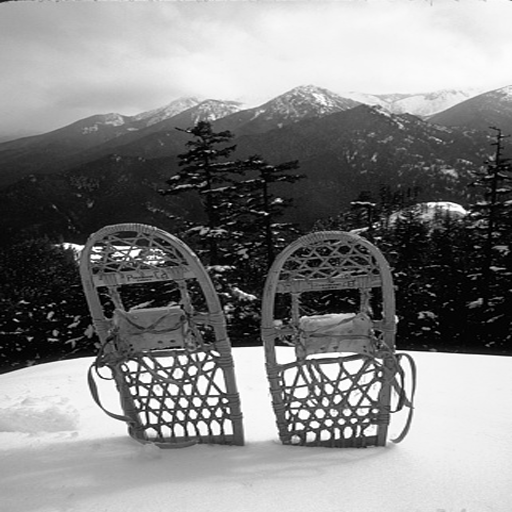
#> input picture images/0000.bmp, 512 x 512 px; its folder holds only this picture in this run
$ python roc_threshold.py
#> lines starting #> are read from the running program, lines starting #| are printed output that depends on the picture
### embedding.py
import numpy as np
import cv2
from scipy.fft import dct, idct  # Import Discrete Cosine Transform and its inverse

# ----------------------------
# Embedding hyperparameters
# ----------------------------
ALPHA = 0.017         # Base modulation strength (this will be scaled adaptively per coefficient)
MARK_SIZE = 1024       # Number of DCT coefficients to modify (length of the watermark)
SEED = 123             # Fixed seed for reproducibility (ensures we select the same coordinates every time)
MID_LO, MID_HI = 1, 100  # Candidate band: all (u,v) coordinates where 1 <= u+v <= 100 are candidates
REDUNDANCY_FACTOR = 2  # >1 spreads each bit to neighbor coefficients for extra robustness

def _load_watermark(input2, mark_size=MARK_SIZE):
    """
    Load the watermark as a binary vector of length 'mark_size'.
    - Accepts a .npy file path or any array-like object (e.g., list, np.array).
    - Tiles or truncates the input to ensure the output is exactly 'mark_size'.
    """
    # Load the raw watermark data
    if isinstance(input2, str):
        W = np.load(input2)  # Load from .npy file if input is a path
    else:
        W = np.array(input2) # Otherwise, convert the input (e.g., a list) to an array

    # Ensure the watermark is a 1D binary vector {0, 1}
    W = (W.flatten() % 2).astype(np.uint8)

    # Adjust the vector length to match MARK_SIZE
    if W.size < mark_size:
        # If too short, tile the vector to fill the required length
        W = np.tile(W, int(np.ceil(mark_size / W.size)))[:mark_size]
    else:
        # If too long, truncate it
        W = W[:mark_size]
    return W

# Orthonormal separable 2D-DCT/IDCT
def _2d_dct(x):
    """Computes the 2D Discrete Cosine Transform (orthonormal version)."""
    return dct(dct(x, axis=0, norm='ortho'), axis=1, norm='ortho')

def _2d_idct(X):
    """Computes the 2D Inverse Discrete Cosine Transform (orthonormal version)."""
    return idct(idct(X, axis=1, norm='ortho'), axis=0, norm='ortho')

# [8 lines left out: function _midband_coords, not called in this run]

def _fixed_coords(h, w, k, seed=SEED, lo=MID_LO, hi=MID_HI):
    """
    Deterministically select 'k' coordinates with a frequency-aware sampling:
    - 35% from low (u+v ≤ 15)
    - 55% from mid (15 < u+v ≤ 50)
    - 10% from high (50 < u+v ≤ 100)
    - If not enough coords are available, top up from the global midband [lo, hi].
    The fixed RNG seed ensures reproducibility across runs.
    """
    # Use a local, seeded Random Number Generator for deterministic results
    rng_local = np.random.default_rng(seed)

    # Define the coordinate pools for each specific frequency band
    low_coords  = [(u, v) for u in range(h) for v in range(w) if 1 <= (u + v) <= 15]
    mid_coords  = [(u, v) for u in range(h) for v in range(w) if 15 < (u + v) <= 50]
    high_coords = [(u, v) for u in range(h) for v in range(w) if 50 < (u + v) <= 100]

    # Calculate the *target* number of samples from each band, capped by availability
    low_count  = min(int(round(k * 0.35)), len(low_coords))  # 35% low
    mid_count  = min(int(round(k * 0.55)), len(mid_coords))  # 55% mid
    high_count = min(k - low_count - mid_count, len(high_coords)) # 10% high (the remainder)

    selected_coords = []

    # Sample without replacement from the low band
    if low_count > 0:
        idx = rng_local.choice(len(low_coords), size=low_count, replace=False)
        selected_coords.extend([low_coords[i] for i in idx])

    # Sample without replacement from the mid band
    if mid_count > 0:
        idx = rng_local.choice(len(mid_coords), size=mid_count, replace=False)
        selected_coords.extend([mid_coords[i] for i in idx])

    # Sample without replacement from the high band
    if high_count > 0:
        idx = rng_local.choice(len(high_coords), size=high_count, replace=False)
        selected_coords.extend([high_coords[i] for i in idx])

    # If we still need more coordinates (e.g., bands were small),
    # top up from the general pool, avoiding duplicates.
    remaining = k - len(selected_coords)
    if remaining > 0:
        all_coords = _midband_coords(h, w, lo, hi)
        # Find coordinates that are in the general pool but not yet selected
        available = [c for c in all_coords if c not in selected_coords]

        if len(available) >= remaining:
            # Sample the remaining needed coordinates
            idx = rng_local.choice(len(available), size=remaining, replace=False)
            selected_coords.extend([available[i] for i in idx])

    # Ensure exactly k coords (truncate if any rounding mismatch)
    return selected_coords[:k]

def embedding(input1, input2):
    """
    Embed a spread-spectrum watermark into a grayscale image (DCT domain).
    Args:
      input1: path to the original grayscale BMP (commonly 512x512)
      input2: path to watermark .npy OR an array-like (binary)
    Returns:
      np.uint8 watermarked image (same size as input), without writing to disk.

    Method:
      - Compute 2D-DCT of the image.
      - Select MARK_SIZE coefficients via _fixed_coords (frequency-aware selection).
      - For each selected (u,v), scale its magnitude by (1 + alpha * s_i),
        where s_i ∈ {-1, +1} comes from the watermark.
      - Alpha is adaptively adjusted based on frequency, coefficient magnitude, and position.
      - Re-apply original DCT sign and inverse DCT back to spatial domain.
    """
    # 1. Load the original image
    img = cv2.imread(input1, cv2.IMREAD_GRAYSCALE)
    if img is None:
        raise FileNotFoundError(f"Could not read image: {input1}")
    # Convert to float32 for mathematical operations
    imgf = img.astype(np.float32)

    # 2. Load watermark bits (W) and map them to bipolar symbols (S)
    W = _load_watermark(input2, MARK_SIZE)  # W is {0, 1}
    S = (2.0 * W.astype(np.float32) - 1.0)  # S is {-1, +1}

    # 3. Compute 2D-DCT and separate magnitude from sign
    C = _2d_dct(imgf)
    sign = np.sign(C)  # Store the original signs (phase)
    Cabs = np.abs(C)   # We will modify the magnitudes

    # 4. Get the deterministic set of coordinates for embedding
    locs = _fixed_coords(*C.shape, k=MARK_SIZE, seed=SEED)

    # 5. Apply the watermark modulation
    # Work on a copy of the magnitudes
    Cmod = Cabs.copy()

    # Iterate over each selected coordinate (u,v) and its corresponding symbol S[i]
    for i, (u, v) in enumerate(locs):
        coeff_magnitude = Cabs[u, v]
        freq_sum = u + v # Use (u+v) as a simple proxy for frequency

        # Only modify coefficients that have some energy.
        # This avoids numerical issues and visual artifacts in flat areas.
        if coeff_magnitude > 1.0:

            # --- 5a. Calculate adaptive strength (alpha) ---

            # Frequency-dependent factor: adjust strength based on frequency band
            if freq_sum <= 15:
                freq_factor = 1.2  # Boost strength in stable low frequencies
            elif freq_sum <= 50:
                freq_factor = 1.0  # Baseline strength in mid frequencies
            else:
                freq_factor = 1.1  # Slightly boost in high frequencies

            # Magnitude-dependent factor: embed more strongly in larger coefficients
            # (based on Weber's law: changes to large values are less perceptible)
            magnitude_factor = 1.0 + 0.1 * np.log(1.0 + coeff_magnitude)

            # Position-dependent factor: very mild tapering across the matrix
            u_norm = u / C.shape[0]
            v_norm = v / C.shape[1] # Normalized position (0 to 1)
            position_factor = 1.0 - 0.01 * (u_norm + v_norm)

            # Combine all factors to get the final strength for this coefficient
            comprehensive_alpha = ALPHA * freq_factor * magnitude_factor * position_factor

            # --- 5b. Apply multiplicative modulation ---
            # C_wm = C_orig * (1 + alpha * S)

            for redundancy in range(REDUNDANCY_FACTOR):
                if redundancy == 0:
                    # Primary write: modify the target coefficient
                    Cmod[u, v] *= (1.0 + comprehensive_alpha * S[i])
                else:
                    # Redundant write: spread the *same* symbol to neighbors
                    # This adds robustness against desynchronization (e.g., cropping, scaling)
                    offset = redundancy
                    for du in [-offset, 0, offset]: # Loop over 3x3 (or 5x5...) neighborhood
                        for dv in [-offset, 0, offset]:
                            if du == 0 and dv == 0:
                                continue # Skip the center coefficient (already done)

                            nu, nv = u + du, v + dv # Neighbor coordinates

                            # Check if neighbor is within image boundaries
                            if 0 <= nu < C.shape[0] and 0 <= nv < C.shape[1]:
                                # Only modify non-trivial neighbors
                                if Cabs[nu, nv] > 0.1:
                                    # Apply modulation with reduced strength (0.3)
                                    Cmod[nu, nv] *= (1.0 + comprehensive_alpha * 0.3 * S[i])

    # 6. Reconstruct the watermarked image
    # Re-apply the original signs to the modified magnitudes
    Cmod *= sign
    # Perform Inverse 2D-DCT to return to the spatial domain
    out = _2d_idct(Cmod)

    # 7. Finalize: Clip, round, and convert to 8-bit integer
    out = np.rint(np.clip(out, 0, 255)).astype(np.uint8)
    return out

### attacks.py
import numpy as np
import cv2

# ----------------------
# Helpers
# ----------------------
def _ensure_odd(k):
    k = int(k)
    return k if (k % 2) else (k + 1)

def _clip_uint8(x):
    return np.clip(x, 0, 255).astype(np.uint8)

# ----------------------
# Basic (single) attack functions
# ----------------------
def attack_jpeg(img, qf=20):
    """JPEG compression attack with safe qf clipping."""
    qf = int(np.clip(qf, 5, 95))
    ok, buf = cv2.imencode(".jpg", img, [int(cv2.IMWRITE_JPEG_QUALITY), qf])
    if not ok:
        return img.copy()
    out = cv2.imdecode(buf, cv2.IMREAD_GRAYSCALE)
    return out if out is not None else img.copy()

_GLOBAL_RNG = np.random.default_rng(1234)

# [5 lines left out: function attack_awgn, not called in this run]

def attack_blur(img, ksize=13):
    k = _ensure_odd(ksize)
    return cv2.GaussianBlur(img, (k, k), 0)

def attack_median(img, ksize=11):
    k = _ensure_odd(ksize)
    return cv2.medianBlur(img, k)

def attack_resize(img, scale=0.25):
    h, w = img.shape
    nh, nw = max(1, int(h * float(scale))), max(1, int(w * float(scale)))
    # downscale con INTER_AREA
    small = cv2.resize(img, (nw, nh), interpolation=cv2.INTER_AREA)
    # upscale con INTER_CUBIC
    out = cv2.resize(small, (w, h), interpolation=cv2.INTER_CUBIC)
    return out


# [178 lines left out: functions attack_sharp, attack_strategy_1_stealth, attack_strategy_2_brutal, attack_strategy_3_smart, attack_strategy_4_chaos, attack_strategy_5_precision and 8 more, not called in this run]

### roc_threshold.py
import json, glob, os
import numpy as np
import cv2
from sklearn.metrics import roc_curve, auc  # For ROC analysis
import matplotlib
matplotlib.use("Agg")  # Use 'Agg' backend: non-interactive, saves plots directly to file
import matplotlib.pyplot as plt
from embedding import embedding  # Import the embedding function
from scipy.fft import dct
import attacks as A  # Import the attack functions module

# -------------------
# Config
# -------------------
IMG_FOLDER = "images"  # Directory containing the original source images
MARK_SIZE  = 1024      # Watermark length (must match embedding/detection)
SEED       = 123       # Global seed for reproducible randomness
MID_LO, MID_HI = 1, 100  # Frequency band (u+v) for coefficient selection

# Target FPR per scelta soglia
TARGET_FPR = 0.05  # Our desired maximum False Positive Rate for threshold selection

# Find all .bmp images in the folder
IMAGES = sorted(glob.glob(os.path.join(IMG_FOLDER, "0*.bmp")))
print(f"Found {len(IMAGES)} images for ROC computation.")

# -------------------
# Helper DCT/feature
# (These are helper functions for feature extraction,
# matching the logic in the detection module)
# -------------------
def _prefilter(img):
    """Apply a very light Gaussian blur to stabilize DCT coefficients."""
    # Nota: questo deve corrispondere al prefilter in detection_shadowmark.py
    # Il tuo file di detection usa (5,5), 1.0. Aggiorniamo questo per coerenza.
    return cv2.GaussianBlur(img, (5,5), 1.0) # Aggiornato da (3,3), 0.5

def _2d_dct(x):
    """Computes the 2D Discrete Cosine Transform (orthonormal version)."""
    return dct(dct(x, axis=0, norm='ortho'), axis=1, norm='ortho')

def _midband_coords(h, w, lo=MID_LO, hi=MID_HI):
    """Get all (u,v) coordinates where the frequency sum is in [lo, hi]."""
    return [(u, v) for u in range(h) for v in range(w) if lo <= (u + v) <= hi]

def _fixed_coords(h, w, k, seed=SEED, lo=MID_LO, hi=MID_HI):
    """Deterministically select k coordinates from the midband using a fixed seed."""
    rng_local = np.random.default_rng(seed)
    coords = _midband_coords(h, w, lo, hi)
    # Expand the frequency band if not enough coordinates are found
    while len(coords) < k and hi < (h + w - 2):
        hi += 2
        coords = _midband_coords(h, w, lo, hi)
    if len(coords) < k:
        k = len(coords)  # Adjust k if still not enough (e.g., for tiny images)
    # Sample k indices without replacement
    idx = rng_local.choice(len(coords), size=k, replace=False)
    return [coords[i] for i in idx]

def _winsorize(x, p=2.0):
    """Clip vector tails at the p-th and (100-p)-th percentiles for robustness."""
    lo, hi = np.percentile(x, p), np.percentile(x, 100.0 - p)
    return np.clip(x, lo, hi)

def _band_masks(locs):
    """Get index masks to separate coordinates into low/mid/high frequency bands."""
    low = []; mid = []; high = []
    for idx, (u,v) in enumerate(locs):
        s = u+v
        if   s <= 15: low.append(idx)
        elif s <= 50: mid.append(idx)
        else:         high.append(idx)
    return np.array(low), np.array(mid), np.array(high)

def _calibrate_per_band(v_wm, v_att, low_idx, mid_idx, high_idx, clip=(0.4, 3.0)): # Match clip range
    """
    Per-band linear gain calibration.
    Scales v_att to best match v_wm in each frequency band.
    """
    eps = 1e-9
    def gain(a, b):
        """Calculate optimal gain g = argmin ||a - g*b||^2, which is <a,b> / <b,b>."""
        num = float(np.dot(a, b))
        den = float(np.dot(b, b)) + eps
        g = num / den if den > 0 else 1.0
        return float(np.clip(g, clip[0], clip[1]))  # Clamp gain to prevent overfitting

    v_att_cal = v_att.copy()
    # Apply gain scaling to each band independently
    for idxs in (low_idx, mid_idx, high_idx):
        if idxs.size == 0:
            continue
        g = gain(v_wm[idxs], v_att[idxs])
        v_att_cal[idxs] = g * v_att[idxs]
    return v_att_cal

def _weights_for_locs(locs):
    """Define frequency-dependent weights for the similarity calculation."""
    # Assicurati che questi pesi corrispondano a detection_shadowmark.py
    w = []
    for (u,v) in locs:
        s = u+v
        if   s <= 15: w.append(1.85)
        elif s <= 50: w.append(1.15)
        else:         w.append(0.30)
    return np.asarray(w, dtype=np.float32)

def extract_ratio_vector(img, orig, locs):
    """
    Feature extraction: R(img) = C(prefilter(img)) / C(orig) - 1
    Calculates the relative change in DCT coefficients at 'locs'.
    """
    C_img  = _2d_dct(_prefilter(img).astype(np.float32)) # Prefilter the test image
    C_orig = _2d_dct(orig.astype(np.float32))          # Use the clean original as reference
    eps = 1e-6
    # Create a 'safe' denominator to avoid division by zero
    C_orig_safe = np.where(np.abs(C_orig) < eps, np.sign(C_orig)*eps, C_orig)
    # Calculate the ratio at each specified location
    return np.array([(C_img[u, v] / C_orig_safe[u, v]) - 1.0 for (u, v) in locs], dtype=np.float32)

def similarity_weighted(a, b, w):
    """Computes Z-score + weighted cosine similarity between two vectors."""
    n = min(a.size, b.size, w.size)
    a = a[:n].astype(np.float32); b = b[:n].astype(np.float32); w = w[:n]
    # Z-score standardization (mean 0, std 1)
    a = (a - a.mean())/(a.std() + 1e-9)
    b = (b - b.mean())/(b.std() + 1e-9)
    # Weighted dot product
    num = float(np.sum(w * a * b))
    # Weighted norms
    den = np.sqrt(float(np.sum(w * a*a))) * np.sqrt(float(np.sum(w * b*b))) + 1e-12
    return num / den

def do_attack(img, name, params):
    """Simple dispatcher to call a specific attack function from the 'attacks' module."""
    if name == "jpeg":   return A.attack_jpeg(img, **params)
    if name == "awgn":   return A.attack_awgn(img, **params)
    if name == "blur":   return A.attack_blur(img, **params)
    if name == "median": return A.attack_median(img, **params)
    if name == "resize": return A.attack_resize(img, **params)
    if name == "sharp":  return A.attack_sharp(img, **params)
    return img  # Return original if attack name is not recognized

# Attacchi leggeri per i POSITIVI
# Define a list of light attacks to generate True Positive samples
ATT_LIGHT = [
    ("jpeg",   {"qf": 90}),     # Very high quality JPEG
    ("blur",   {"ksize": 3}),    # Very mild blur
    ("resize", {"scale": 0.9}), # Very light downscaling
]

# -------------------
# Costruzione ROC (ROC Construction)
# -------------------
scores, labels = [], []  # Lists to store all detection scores and their true labels (0 or 1)
counter = 0

# Genera UNA chiave watermark per tutta la ROC run (come nel test del prof)
# Generate ONE global watermark key for the entire ROC run.
# This simulates the real-world scenario where one key is tested against many images.
rng_top = np.random.default_rng(SEED)
wm_bits_global = rng_top.integers(0, 2, size=MARK_SIZE, endpoint=False).astype(np.uint8)
# Save this key to a temporary file for the 'embedding' function to read
np.save("tmp_roc_wm.npy", wm_bits_global)

# Loop over all found images to generate scores
for path in IMAGES:
    counter += 1
    orig = cv2.imread(path, 0)  # Read image in grayscale
#> orig is the input picture: shape (512, 512); min 0, max 255, mean 131
    if orig is None:
        print(f"Warning: could not read {path}, skipping.")
        continue

    # --- Pre-computation for this image ---
    H, W = orig.shape
    # Get the fixed set of coordinates, weights, and band masks
    locs  = _fixed_coords(H, W, k=MARK_SIZE, seed=SEED, lo=MID_LO, hi=MID_HI)
    wfreq = _weights_for_locs(locs)
    low_idx, mid_idx, high_idx = _band_masks(locs)

    # === genera un watermark RANDOM e incorpora (come farà il prof) ===
    # Embed the global watermark into the current original image
    wm_img = embedding(path, "tmp_roc_wm.npy")
#> in embedding, `sign = np.sign(C)`:
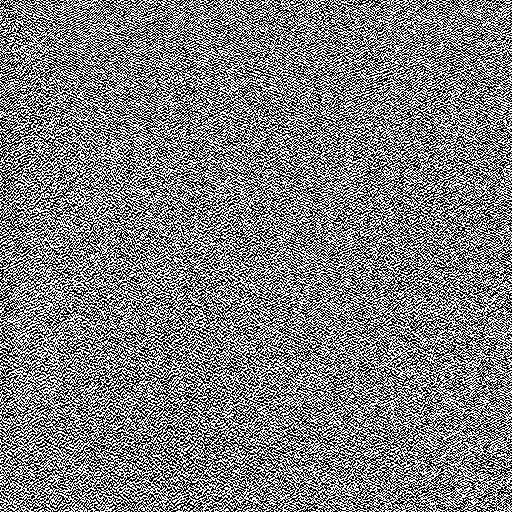
#> sign: shape (512, 512) float32; values -1 (black) and 1 (white), 50% white in thin lines or dots
#> the loop in embedding, `for i, (u, v) in enumerate(locs):` made 1024 passes
#> (coeff_magnitude, magnitude_factor, comprehensive_alpha) on passes 1 to 8: (798.1, 1.67, 0.034), (953.9, 1.69, 0.0344), (321.6, 1.58, 0.0322), (799.6, 1.67, 0.034), (552.8, 1.63, 0.0333), (234.8, 1.55, 0.0315), (434.7, 1.61, 0.0328), (1016.4, 1.69, 0.0345)

    # --- Extract reference feature vectors ---
    # Feature from the (unattacked) watermarked image
    v_wm    = extract_ratio_vector(wm_img, orig, locs)
#> in _prefilter, `return cv2.GaussianBlur(img, (5,5), 1.0)`:
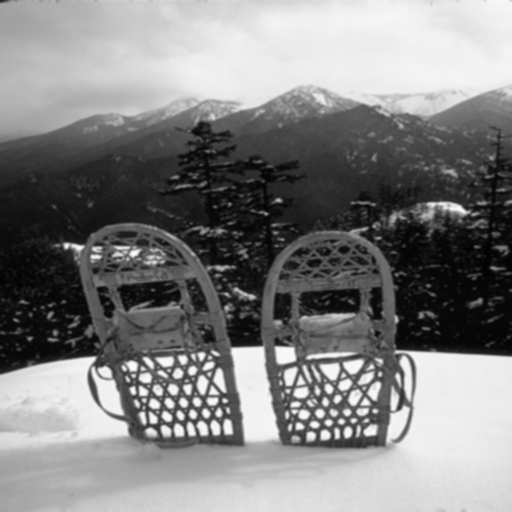
#> returned value: shape (512, 512); min 2, max 253, mean 129.6
    # Feature from the clean, original image (this represents the baseline "noise")
    v_clean = extract_ratio_vector(orig,   orig, locs)
#> (the rest of the program and of its run is left out)
